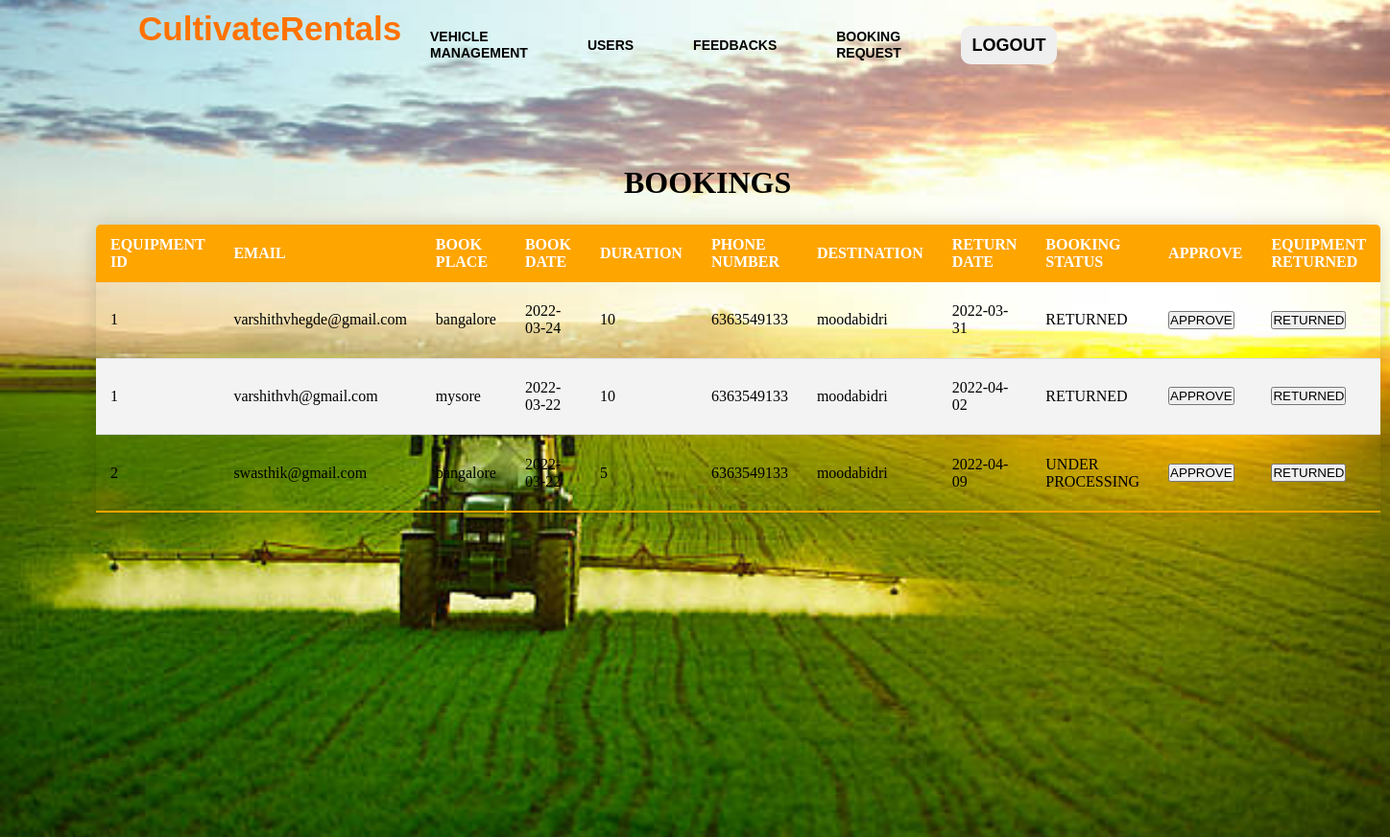
/adminbook.php, run on the app's committed database.
### tables this page shows
CREATE TABLE `booking` (
  `BOOK_ID` int(11) NOT NULL,
  `EQUIP_ID` int(11) NOT NULL,
  `EMAIL` varchar(255) NOT NULL,
  `BOOK_PLACE` varchar(255) NOT NULL,
  `BOOK_DATE` date NOT NULL,
  `DURATION` int(11) NOT NULL,
  `PHONE_NUMBER` bigint(20) NOT NULL,
  `DESTINATION` varchar(255) NOT NULL,
  `RETURN_DATE` date NOT NULL,
  `PRICE` int(11) NOT NULL,
  `BOOK_STATUS` varchar(255) NOT NULL DEFAULT 'UNDER PROCESSING'
);

### adminbook.php (the view, shortened to what this page needs)
<!DOCTYPE html>
<html lang="en">
<head>
</head>
<body>
<?php
require_once('connection.php');
$query="SELECT *from booking ORDER BY BOOK_ID DESC";
$queryy=mysqli_query($con,$query);
?>
<div class="hai">
        <div class="navbar">
            <div class="icon">
                <h2 class="logo">CultivateRentals</h2>
            </div>
            <div class="menu">
                <ul>
                    <li><a href="adminvehicle.php">VEHICLE MANAGEMENT</a></li>
                    <li><a href="adminusers.php">USERS</a></li>
                    <li><a href="admindash.php">FEEDBACKS</a></li>
                    <li><a href="adminbook.php">BOOKING REQUEST</a></li>
                  <li> <button class="nn"><a href="index.php">LOGOUT</a></button></li>
                </ul>
            </div>
         </div>
         </div>
        <div>
            <h1 class="header">BOOKINGS</h1>
            <div>
                <div>
                    <table class="content-table">
                <thead>
                    <tr>
                        <th>EQUIPMENT ID</th>
                        <th>EMAIL</th>
                        <th>BOOK PLACE</th>
                        <th>BOOK DATE</th>
                        <th>DURATION</th>
                        <th>PHONE NUMBER</th>
                        <th>DESTINATION</th>
                        <th>RETURN DATE</th>
                        <th>BOOKING STATUS</th>
                        <th>APPROVE</th>
                        <th>EQUIPMENT RETURNED</th>
                    </tr>
                </thead>
                <tbody>
                <?php
                while($res=mysqli_fetch_array($queryy)){
                ?>
                <tr  class="active-row">
                    <td><?php echo $res['EQUIP_ID'];?></php></td>
                    <td><?php echo $res['EMAIL'];?></php></td>
                    <td><?php echo $res['BOOK_PLACE'];?></php></td>
                    <td><?php echo $res['BOOK_DATE'];?></php></td>
                    <td><?php echo $res['DURATION'];?></php></td>
                    <td><?php echo $res['PHONE_NUMBER'];?></php></td>
                    <td><?php echo $res['DESTINATION'];?></php></td>
                    <td><?php echo $res['RETURN_DATE'];?></php></td>
                    <td><?php echo $res['BOOK_STATUS'];?></php></td>
                    <td><button type="submit"  class="but"  name="approve"><a href="approve.php?id=<?php echo $res['BOOK_ID']?>">APPROVE</a></button></td>
                    <td><button type="submit" class="but" name="approve"><a href="adminreturn.php?id=<?php echo $res['EQUIP_ID']?>&bookid=<?php echo $res['BOOK_ID']?>">RETURNED</a></button></td>
                </tr>
               <?php } ?>
                </tbody>
                </table>
                </div>
            </div>
        </div>
</body>
</html>

### adminbook.php (style rules this page uses)
* { margin: 0; padding: 0; }
.hai { width: 100%; background: linear-gradient(to top, rgba(0,0,0,0)50%, rgba(0,0,0,0)50%),url("../images/background.jpg"); background-position: center; background-size: cover; height: 109vh; animation: infiniteScrollBg 50s linear infinite; }
.navbar { width: 1200px; height: 75px; margin: auto; }
.icon { width:200px; float: left; height : 70px; }
.logo { color: #ff7200; font-size: 35px; font-family: Arial; padding-left: 20px; float:left; padding-top: 10px; }
.menu { width: 400px; float: left; height: 70px; }
ul { float: left; display: flex; justify-content: center; align-items: center; }
ul li { list-style: none; margin-left: 62px; margin-top: 27px; font-size: 14px; }
ul li a { text-decoration: none; color: black; font-family: Arial; font-weight: bold; transition: 0.4s ease-in-out; }
.content-table { border-collapse: collapse; font-size: 1em; border-radius: 5px 5px 0 0; overflow: hidden; box-shadow:0 0 20px rgba(0,0,0,0.15); margin-left : 100px ; margin-top: 25px; width: 1300px; height: 300px; }
.content-table thead tr { background-color: orange; color: white; text-align: left; }
.content-table th, .content-table td { padding: 12px 15px; }
.content-table tbody tr { border-bottom: 1px solid #dddddd; }
.content-table tbody tr:nth-of-type(even) { background-color: #f3f3f3; }
.content-table tbody tr:last-of-type { border-bottom: 2px solid orange; }
.header { margin-top: -700px; margin-left: 650px; }
.nn { width:100px; border:none; height: 40px; font-size: 18px; border-radius: 10px; cursor: pointer; color:white; transition: 0.4s ease; }
.nn a { text-decoration: none; color: black; font-weight: bold; }
.but a { text-decoration: none; color: black; }

### data on the page
booking: EQUIP_ID "1", EMAIL "varshithvhegde@gmail.com", BOOK_PLACE "bangalore", BOOK_DATE "2022-03-24", DURATION "10", PHONE_NUMBER "6363549133", DESTINATION "moodabidri", RETURN_DATE "2022-03-31", BOOK_STATUS "RETURNED"
booking: EQUIP_ID "1", EMAIL "varshithvh@gmail.com", BOOK_PLACE "mysore", BOOK_DATE "2022-03-22", DURATION "10", PHONE_NUMBER "6363549133", DESTINATION "moodabidri", RETURN_DATE "2022-04-02", BOOK_STATUS "RETURNED"
booking: EQUIP_ID "2", EMAIL "swasthik@gmail.com", BOOK_PLACE "bangalore", BOOK_DATE "2022-03-22", DURATION "5", PHONE_NUMBER "6363549133", DESTINATION "moodabidri", RETURN_DATE "2022-04-09", BOOK_STATUS "UNDER PROCESSING"
